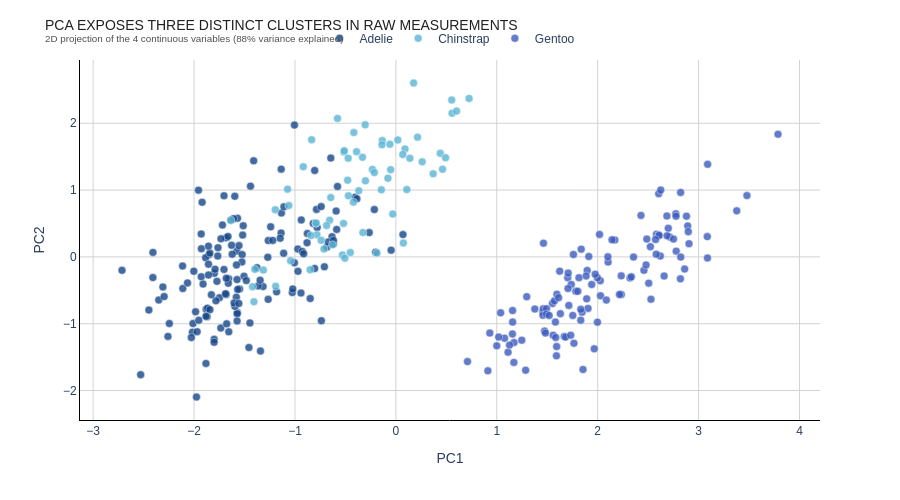
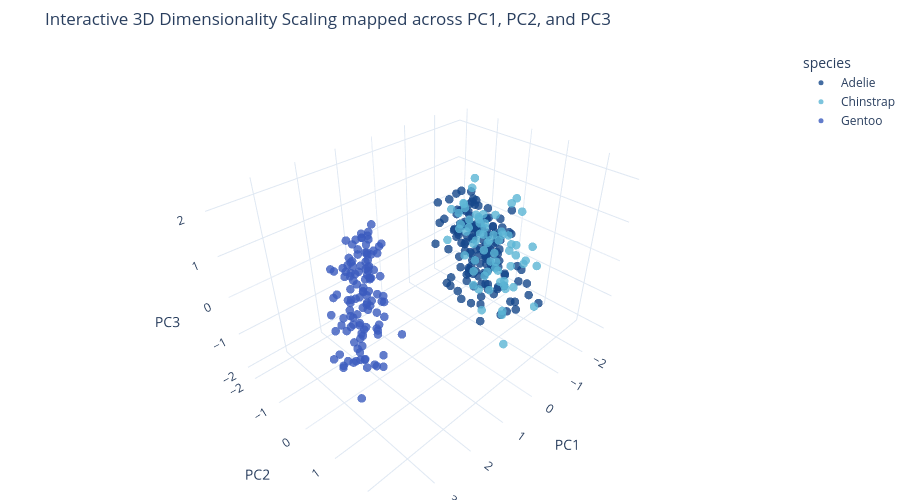

Notebook source saved alongside these figures, in order:
### Code cell
# ── PCA Dimensional Reduction (2D and 3D) ─────────────────
features = ['bill_length_mm', 'bill_depth_mm', 'flipper_length_mm', 'body_mass_g']
X_scaled = StandardScaler().fit_transform(df[features])
pca = PCA(n_components=3)
X_pca = pca.fit_transform(X_scaled)

df_pca = df.copy()
df_pca['PC1'], df_pca['PC2'], df_pca['PC3'] = X_pca[:, 0], X_pca[:, 1], X_pca[:, 2]
var1 = pca.explained_variance_ratio_[0] * 100
var2 = pca.explained_variance_ratio_[1] * 100
var3 = pca.explained_variance_ratio_[2] * 100

fig_2d = px.scatter(
    df_pca, x='PC1', y='PC2', color='species', color_discrete_map=SPECIES_COLORS,
    category_orders={'species': SPECIES_ORDER}, template=TEMPLATE,
)
fig_2d.update_traces(marker=dict(size=8, opacity=0.8), marker_line=dict(width=0.5, color='white'))
fig_2d.update_layout(
    **LAYOUT_DEFAULTS,
    title=dict(text='PCA EXPOSES THREE DISTINCT CLUSTERS IN RAW MEASUREMENTS<br>'
                    f'<sup style="color:#505050;">2D projection of the 4 continuous variables ({var1+var2:.0f}% variance explained)</sup>'),
    height=500, margin=dict(b=80),
    legend=dict(title='', orientation='h', yanchor='bottom', y=1.02, xanchor='center', x=0.5, borderwidth=0),
)
fig_2d.update_xaxes(showline=True, linewidth=1, linecolor='black', gridcolor=GRIDCOLOR, zeroline=False)
fig_2d.update_yaxes(showline=True, linewidth=1, linecolor='black', gridcolor=GRIDCOLOR, zeroline=False)
fig_2d.show()

fig_3d = px.scatter_3d(
    df_pca, x='PC1', y='PC2', z='PC3', color='species', color_discrete_map=SPECIES_COLORS,
    category_orders={'species': SPECIES_ORDER}, template=TEMPLATE
)
fig_3d.update_traces(marker=dict(size=5, opacity=0.8), marker_line=dict(width=0))
fig_3d.update_layout(title='Interactive 3D Dimensionality Scaling mapped across PC1, PC2, and PC3', height=500, margin=dict(t=50, b=0))
fig_3d.show()

# ── PCA Loadings View ──────────────────────────────────────
display(Markdown("### PCA Feature Loadings"))
loadings = pd.DataFrame(
    pca.components_[:2].T, columns=['PC1', 'PC2'],
    index=['Bill Length', 'Bill Depth', 'Flipper Length', 'Body Mass']
)
display(loadings.round(3).style.background_gradient(cmap='coolwarm', axis=None).set_table_styles([{'selector': 'th', 'props': [('background-color', '#15478A'), ('color', 'white')]}]))

insight_box("Adding a 3rd Principal Component validates depth, but the pure 2D split already successfully isolates the exact partitions we identified manually. "
            f"PC1 independently controls {var1:.1f}% of variance, heavily anchored by generalized Body Mass.")

### Figure 1 — Plotly figure (JSON) as saved in the notebook; plotly's stock layout.template omitted (floating-point values rounded to 4 significant figures; data arrays with more than 128 entries replaced by an {"elided": "..."} marker saying what was removed)
{"data": [{"hovertemplate": "species=Adelie<br>PC1=%{x}<br>PC2=%{y}<extra></extra>", "legendgroup": "Adelie", "marker": {"color": "#15478A", "line": {"color": "white", "width": 0.5}, "opacity": 0.8, "size": 8, "symbol": "circle"}, "mode": "markers", "name": "Adelie", "orientation": "v", "showlegend": true, "type": "scatter", "x": {"elided": "146 float values"}, "xaxis": "x", "y": {"elided": "146 float values"}, "yaxis": "y"}, {"hovertemplate": "species=Chinstrap<br>PC1=%{x}<br>PC2=%{y}<extra></extra>", "legendgroup": "Chinstrap", "marker": {"color": "#5BB5D5", "line": {"color": "white", "width": 0.5}, "opacity": 0.8, "size": 8, "symbol": "circle"}, "mode": "markers", "name": "Chinstrap", "orientation": "v", "showlegend": true, "type": "scatter", "x": [-0.7938, -0.3894, -0.515, -1.195, -0.3043, -0.3266, -1.636, -0.07885, -0.4703, -0.4168, -0.5189, -0.5784, -0.7823, 0.3696, -0.7125, -0.05948, -0.8349, -0.1346, -1.061, 0.1086, -1.398, -0.656, -1.421, -0.5112, -0.7903, 0.09043, -0.3015, -0.2329, -0.6863, 0.5572, -1.407, 0.1754, -1.191, 0.261, -0.478, 0.07449, -0.4207, 0.7256, -1.044, 0.6015, 0.1388, -0.8411, -0.4727, -0.5294, -0.1437, 0.4622, -0.6455, 0.4402, -0.9177, -0.0309, -0.1876, 0.06871, -0.629, 0.01928, -1.313, -0.3309, -0.8502, -0.1376, -0.05175, -1.074, 0.2149, -0.5059, -0.4515, 0.5535, -0.7399, -0.3679, 0.4924, -0.2134], "xaxis": "x", "y": [0.5023, 1.575, 1.571, 0.706, 1.977, 0.3642, 0.5502, 1.177, 0.9153, 1.861, 0.5017, 2.073, 0.3304, 1.244, 0.1187, 1.686, 1.753, 1.74, 0.7692, 1.007, -0.1863, 0.5502, -0.4459, 1.589, 0.5065, 1.616, 1.138, 1.309, 0.4694, 2.15, -0.6702, 2.603, -0.4396, 1.423, 1.148, 0.2077, 0.8197, 2.372, -0.0562, 2.182, 1.475, 0.3196, 1.478, 0.02961, 1.004, 1.312, 0.8877, 1.55, 1.35, 0.6412, 0.05705, 1.533, 0.1813, 1.75, -0.1967, 1.491, -0.1912, 1.677, 1.306, 1.014, 1.792, -0.01858, 0.06545, 2.348, 0.2482, 0.9911, 1.485, 1.262], "yaxis": "y"}, {"hovertemplate": "species=Gentoo<br>PC1=%{x}<br>PC2=%{y}<extra></extra>", "legendgroup": "Gentoo", "marker": {"color": "#3B5BBE", "line": {"color": "white", "width": 0.5}, "opacity": 0.8, "size": 8, "symbol": "circle"}, "mode": "markers", "name": "Gentoo", "orientation": "v", "showlegend": true, "type": "scatter", "x": [1.594, 2.892, 1.552, 2.621, 2.235, 1.559, 1.456, 2.026, 1.17, 1.815, 1.286, 2.17, 1.668, 2.506, 1.038, 2.522, 0.9115, 3.088, 1.461, 2.459, 2.82, 1.753, 1.377, 1.623, 1.855, 1.783, 2.321, 1.572, 2.58, 2.233, 1.171, 1.458, 3.787, 2.333, 2.142, 1.591, 1.463, 1.112, 1.76, 0.7099, 2.714, 1.248, 1.896, 2.582, 1.765, 1.155, 2.604, 1.966, 1.703, 1.63, 2.528, 1.157, 2.48, 1.904, 1.803, 1.0, 1.891, 0.9309, 2.778, 1.077, 2.216, 1.474, 3.378, 1.832, 2.774, 2.898, 1.682, 2.823, 1.738, 1.885, 2.103, 2.028, 1.596, 2.905, 1.493, 2.776, 1.733, 2.355, 1.706, 2.7, 1.613, 2.487, 1.584, 2.605, 1.483, 2.658, 1.845, 2.822, 1.941, 2.625, 1.492, 2.61, 1.519, 2.574, 1.837, 2.086, 1.297, 2.429, 1.997, 3.089, 1.708, 2.862, 1.912, 1.019, 2.686, 1.126, 1.975, 2.101, 3.086, 1.157, 2.88, 1.581, 3.479, 2.688, 1.998, 1.833, 2.752, 1.714, 2.019], "xaxis": "x", "y": [-1.342, 0.4641, -0.6968, 0.01372, -0.5633, -1.172, -0.8233, -0.3556, -1.579, -0.3106, -1.695, 0.2531, -1.19, -0.3929, -0.8368, 0.1531, -1.705, -0.01591, -0.7767, -0.2013, -0.3287, -0.8761, -0.7801, -0.2131, -1.685, -0.5137, -0.3151, -0.6565, 0.04078, -0.2837, -1.281, -0.8747, 1.836, -0.2986, 0.2556, -1.48, 0.2061, -1.426, 0.03587, -1.567, 0.2966, -1.247, -0.2024, 0.3395, -1.293, -1.153, 0.3265, -1.375, -0.3102, -0.8491, -0.6338, -0.9757, -0.1199, -0.7714, -0.5159, -1.331, -0.6276, -1.14, 0.0864, -1.217, -0.5622, -1.111, 0.6894, -0.9475, 0.6446, 0.3777, -1.2, -0.002515, -0.4112, -0.2853, -0.07798, -0.5809, -0.5589, 0.1982, -0.7743, 0.6094, -1.172, -0.002138, -0.4734, 0.4279, -0.6102, 0.2664, -1.207, 0.9466, -1.14, -0.2863, -0.8279, 0.9641, -0.4134, 1.0, -0.8572, 0.3209, -0.8758, 0.2599, 0.1162, -0.6468, -0.5945, 0.6211, -0.3126, 1.386, -0.2428, -0.1811, 0.006149, -1.199, 0.6118, -1.32, -0.2584, 0.001282, 0.3035, -0.8027, 0.6099, -0.9758, 0.9175, 0.3169, -0.9768, -0.7845, 0.2666, -0.7259, 0.3366], "yaxis": "y"}], "layout": {"font": {"family": "Arial"}, "height": 500, "legend": {"borderwidth": 0, "orientation": "h", "title": {"text": ""}, "tracegroupgap": 0, "x": 0.5, "xanchor": "center", "y": 1.02, "yanchor": "bottom"}, "margin": {"b": 80, "t": 60}, "plot_bgcolor": "rgba(0,0,0,0)", "title": {"font": {"color": "#202020", "size": 14}, "text": "PCA EXPOSES THREE DISTINCT CLUSTERS IN RAW MEASUREMENTS<br><sup style=\"color:#505050;\">2D projection of the 4 continuous variables (88% variance explained)</sup>"}, "xaxis": {"anchor": "y", "domain": [0, 1], "gridcolor": "#D3D3D3", "linecolor": "black", "linewidth": 1, "showline": true, "title": {"text": "PC1"}, "zeroline": false}, "yaxis": {"anchor": "x", "domain": [0, 1], "gridcolor": "#D3D3D3", "linecolor": "black", "linewidth": 1, "showline": true, "title": {"text": "PC2"}, "zeroline": false}}}

### Figure 2 — Plotly figure (JSON) as saved in the notebook; plotly's stock layout.template omitted (floating-point values rounded to 4 significant figures; data arrays with more than 128 entries replaced by an {"elided": "..."} marker saying what was removed)
{"data": [{"hovertemplate": "species=Adelie<br>PC1=%{x}<br>PC2=%{y}<br>PC3=%{z}<extra></extra>", "legendgroup": "Adelie", "marker": {"color": "#15478A", "line": {"width": 0}, "opacity": 0.8, "size": 5, "symbol": "circle"}, "mode": "markers", "name": "Adelie", "scene": "scene", "showlegend": true, "type": "scatter3d", "x": {"elided": "146 float values"}, "y": {"elided": "146 float values"}, "z": {"elided": "146 float values"}}, {"hovertemplate": "species=Chinstrap<br>PC1=%{x}<br>PC2=%{y}<br>PC3=%{z}<extra></extra>", "legendgroup": "Chinstrap", "marker": {"color": "#5BB5D5", "line": {"width": 0}, "opacity": 0.8, "size": 5, "symbol": "circle"}, "mode": "markers", "name": "Chinstrap", "scene": "scene", "showlegend": true, "type": "scatter3d", "x": [-0.7938, -0.3894, -0.515, -1.195, -0.3043, -0.3266, -1.636, -0.07885, -0.4703, -0.4168, -0.5189, -0.5784, -0.7823, 0.3696, -0.7125, -0.05948, -0.8349, -0.1346, -1.061, 0.1086, -1.398, -0.656, -1.421, -0.5112, -0.7903, 0.09043, -0.3015, -0.2329, -0.6863, 0.5572, -1.407, 0.1754, -1.191, 0.261, -0.478, 0.07449, -0.4207, 0.7256, -1.044, 0.6015, 0.1388, -0.8411, -0.4727, -0.5294, -0.1437, 0.4622, -0.6455, 0.4402, -0.9177, -0.0309, -0.1876, 0.06871, -0.629, 0.01928, -1.313, -0.3309, -0.8502, -0.1376, -0.05175, -1.074, 0.2149, -0.5059, -0.4515, 0.5535, -0.7399, -0.3679, 0.4924, -0.2134], "y": [0.5023, 1.575, 1.571, 0.706, 1.977, 0.3642, 0.5502, 1.177, 0.9153, 1.861, 0.5017, 2.073, 0.3304, 1.244, 0.1187, 1.686, 1.753, 1.74, 0.7692, 1.007, -0.1863, 0.5502, -0.4459, 1.589, 0.5065, 1.616, 1.138, 1.309, 0.4694, 2.15, -0.6702, 2.603, -0.4396, 1.423, 1.148, 0.2077, 0.8197, 2.372, -0.0562, 2.182, 1.475, 0.3196, 1.478, 0.02961, 1.004, 1.312, 0.8877, 1.55, 1.35, 0.6412, 0.05705, 1.533, 0.1813, 1.75, -0.1967, 1.491, -0.1912, 1.677, 1.306, 1.014, 1.792, -0.01858, 0.06545, 2.348, 0.2482, 0.9911, 1.485, 1.262], "z": [0.8075, 0.5109, 0.9635, 0.5539, 0.8756, 0.2437, 1.116, 1.039, 0.003086, 0.6907, 0.6032, 0.6635, 0.9671, 0.8547, 0.8887, 0.3534, 0.8627, 2.221, 0.7147, 0.3472, 0.567, 1.22, 1.227, 0.7274, 0.9276, 0.6537, 1.108, 0.5665, 0.687, 0.1019, 0.7352, 0.3449, 0.7914, 0.5149, 0.9082, 0.7509, 0.5421, -0.4122, 1.725, 0.2427, 0.1203, 0.8327, 0.961, 0.8172, 1.129, 0.3325, 1.338, -0.1927, 1.491, 1.096, 1.331, 0.6628, 0.7528, 0.3215, 0.6615, 1.236, 1.137, 0.1135, 0.6584, 0.3246, 0.529, 1.086, 0.7472, 0.8692, 0.3161, 0.888, 0.33, 0.766]}, {"hovertemplate": "species=Gentoo<br>PC1=%{x}<br>PC2=%{y}<br>PC3=%{z}<extra></extra>", "legendgroup": "Gentoo", "marker": {"color": "#3B5BBE", "line": {"width": 0}, "opacity": 0.8, "size": 5, "symbol": "circle"}, "mode": "markers", "name": "Gentoo", "scene": "scene", "showlegend": true, "type": "scatter3d", "x": [1.594, 2.892, 1.552, 2.621, 2.235, 1.559, 1.456, 2.026, 1.17, 1.815, 1.286, 2.17, 1.668, 2.506, 1.038, 2.522, 0.9115, 3.088, 1.461, 2.459, 2.82, 1.753, 1.377, 1.623, 1.855, 1.783, 2.321, 1.572, 2.58, 2.233, 1.171, 1.458, 3.787, 2.333, 2.142, 1.591, 1.463, 1.112, 1.76, 0.7099, 2.714, 1.248, 1.896, 2.582, 1.765, 1.155, 2.604, 1.966, 1.703, 1.63, 2.528, 1.157, 2.48, 1.904, 1.803, 1.0, 1.891, 0.9309, 2.778, 1.077, 2.216, 1.474, 3.378, 1.832, 2.774, 2.898, 1.682, 2.823, 1.738, 1.885, 2.103, 2.028, 1.596, 2.905, 1.493, 2.776, 1.733, 2.355, 1.706, 2.7, 1.613, 2.487, 1.584, 2.605, 1.483, 2.658, 1.845, 2.822, 1.941, 2.625, 1.492, 2.61, 1.519, 2.574, 1.837, 2.086, 1.297, 2.429, 1.997, 3.089, 1.708, 2.862, 1.912, 1.019, 2.686, 1.126, 1.975, 2.101, 3.086, 1.157, 2.88, 1.581, 3.479, 2.688, 1.998, 1.833, 2.752, 1.714, 2.019], "y": [-1.342, 0.4641, -0.6968, 0.01372, -0.5633, -1.172, -0.8233, -0.3556, -1.579, -0.3106, -1.695, 0.2531, -1.19, -0.3929, -0.8368, 0.1531, -1.705, -0.01591, -0.7767, -0.2013, -0.3287, -0.8761, -0.7801, -0.2131, -1.685, -0.5137, -0.3151, -0.6565, 0.04078, -0.2837, -1.281, -0.8747, 1.836, -0.2986, 0.2556, -1.48, 0.2061, -1.426, 0.03587, -1.567, 0.2966, -1.247, -0.2024, 0.3395, -1.293, -1.153, 0.3265, -1.375, -0.3102, -0.8491, -0.6338, -0.9757, -0.1199, -0.7714, -0.5159, -1.331, -0.6276, -1.14, 0.0864, -1.217, -0.5622, -1.111, 0.6894, -0.9475, 0.6446, 0.3777, -1.2, -0.002515, -0.4112, -0.2853, -0.07798, -0.5809, -0.5589, 0.1982, -0.7743, 0.6094, -1.172, -0.002138, -0.4734, 0.4279, -0.6102, 0.2664, -1.207, 0.9466, -1.14, -0.2863, -0.8279, 0.9641, -0.4134, 1.0, -0.8572, 0.3209, -0.8758, 0.2599, 0.1162, -0.6468, -0.5945, 0.6211, -0.3126, 1.386, -0.2428, -0.1811, 0.006149, -1.199, 0.6118, -1.32, -0.2584, 0.001282, 0.3035, -0.8027, 0.6099, -0.9758, 0.9175, 0.3169, -0.9768, -0.7845, 0.2666, -0.7259, 0.3366], "z": [0.7217, -0.6945, 0.8864, -0.2538, -0.1132, 0.6838, 0.1153, -0.3126, 0.4562, -0.2182, -0.1595, -0.4222, 0.3818, -0.3382, 0.6209, -0.538, 0.4488, -0.8401, 0.2649, -0.195, -0.03539, -0.113, 0.5271, -0.2901, -0.06867, -0.1988, -0.382, 0.6738, -0.1988, -0.3294, 0.003379, -0.01482, 0.02592, 0.09796, -0.4932, -0.1634, -1.053, 0.549, -0.08876, 0.6687, -0.5922, 0.6833, 0.4754, -0.3037, -0.1197, 0.7372, -0.2439, 0.08349, -0.6035, 0.3232, 0.06855, 0.4346, 0.1984, 0.1133, -0.4408, 0.4973, -0.2585, 0.1863, -0.2192, 0.769, -0.3922, 0.546, -0.03865, 0.1877, -0.8263, -0.7884, -0.09983, -0.1021, 0.2518, -0.2994, -0.1612, -0.1942, 0.1356, -0.8678, 0.63, -0.6171, 0.2344, -1.347, 0.6843, 0.08711, 0.389, -0.249, 0.2497, -0.7095, -0.04757, 0.4101, 0.4203, -0.4886, 0.04733, -0.3543, 0.1687, -0.572, -0.09962, -0.03493, 0.1498, 0.05107, 0.7754, -0.1928, 0.2217, -0.0445, -0.06404, -0.3379, -0.6274, -0.2512, 0.1466, 0.2144, -0.1567, 0.3539, -0.7985, -0.1615, -0.3708, 0.5293, -0.1398, -0.8998, 0.3794, 0.2408, -0.4193, -0.2628, -0.1553]}], "layout": {"height": 500, "legend": {"title": {"text": "species"}, "tracegroupgap": 0}, "margin": {"b": 0, "t": 50}, "scene": {"domain": {"x": [0, 1], "y": [0, 1]}, "xaxis": {"title": {"text": "PC1"}}, "yaxis": {"title": {"text": "PC2"}}, "zaxis": {"title": {"text": "PC3"}}}, "title": {"text": "Interactive 3D Dimensionality Scaling mapped across PC1, PC2, and PC3"}}}
